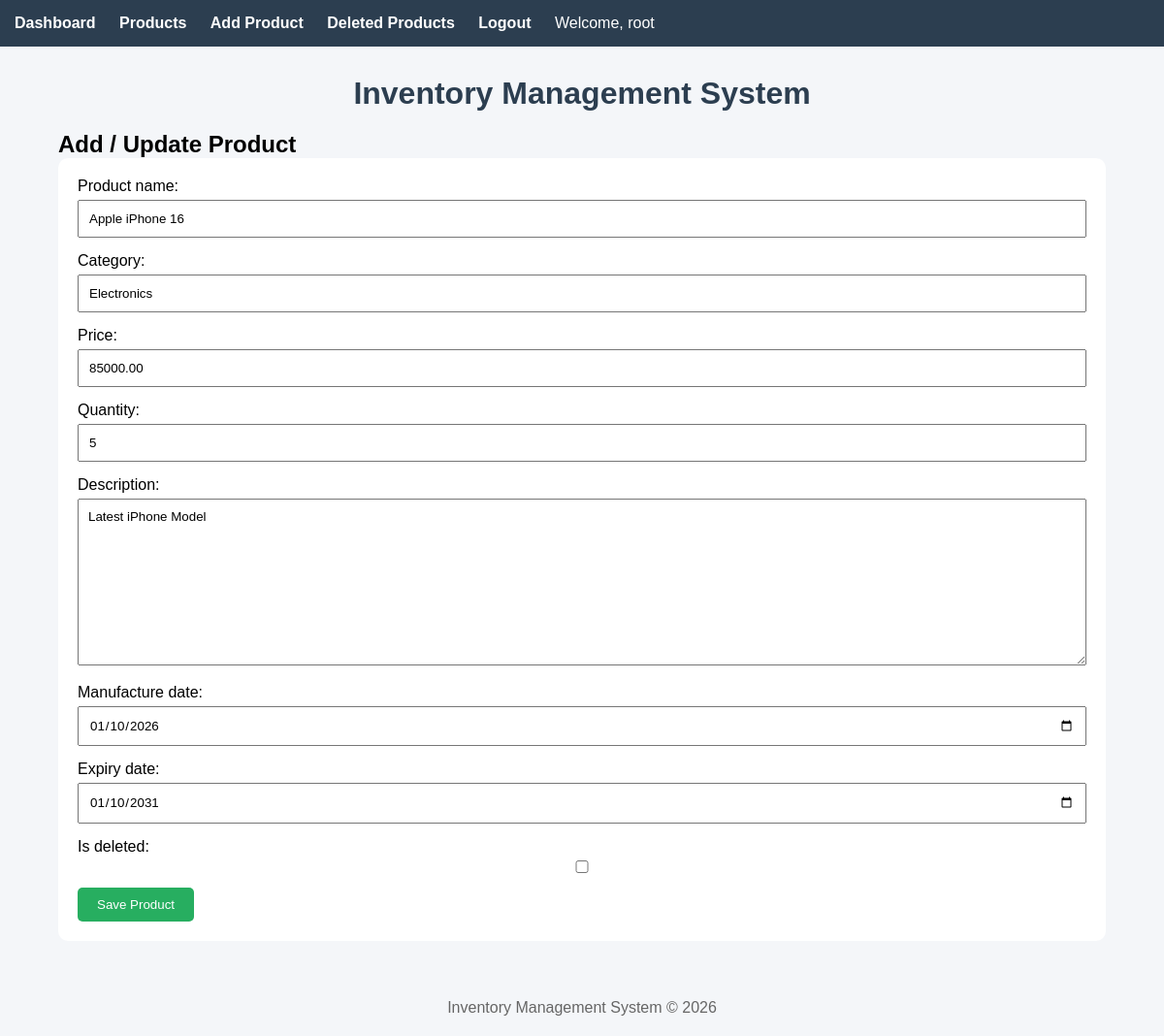
Page /update/4/ (signed in) on the committed database.
### products/models.py (models this page shows, shortened)
class Product(models.Model):
    product_name = models.CharField(max_length=100)
    category = models.CharField(max_length=100)
    price = models.DecimalField(
        max_digits=10,
        decimal_places=2
    )
    quantity = models.IntegerField()
    description = models.TextField()
    manufacture_date = models.DateField()
    expiry_date = models.DateField()
    created_at = models.DateTimeField(
        auto_now_add=True
    )
    is_deleted = models.BooleanField(
        default=False
    )

### products/views.py (the view)
# urls.py: path('update/<int:id>/',views.product_update,name='product_update'),
@login_required
def product_update(request, id):
    product = get_object_or_404(
        Product,
        id=id
    )
    if request.method == 'POST':
        form = ProductForm(
            request.POST,
            instance=product
        )
        if form.is_valid():
            form.save()
            return redirect('product_list')
    else:
        form = ProductForm(
            instance=product
        )
    return render(request,'product_form.html',{'form': form})

### products/forms.py
class ProductForm(forms.ModelForm):
    class Meta:
        model = Product
        fields = '__all__'
        widgets = {
            'manufacture_date': forms.DateInput(
                attrs={'type': 'date'}
            ),
            'expiry_date': forms.DateInput(
                attrs={'type': 'date'}
            ),
        }

### products/templates/product_form.html (shortened to what this page needs)
{% extends 'base.html' %}
{% block content %}
<h2>Add / Update Product</h2>
<form method="POST">
    {{ form.as_p }}
    <button type="submit">
        Save Product
    </button>
</form>
{% endblock %}

### products/templates/base.html (shortened to what this page needs)
<!DOCTYPE html>
<html>
<head>
</head>
<body>
    {% if user.is_authenticated %}
    <div class="navbar">
        <a href="{% url 'dashboard' %}">
            Dashboard
        </a>
        <a href="{% url 'product_list' %}">
            Products
        </a>
        <a href="{% url 'product_create' %}">
            Add Product
        </a>
        <a href="{% url 'deleted_products' %}">
            Deleted Products
        </a>
        <a href="{% url 'logout' %}">
            Logout
        </a>
        <span style="color:white; margin-right:20px;">
            Welcome, {{ user.username }}
        </span>
    </div>
    {% endif %}
    <div class="container">
        <h1>Inventory Management System</h1>
        {% block content %}
        {% endblock %}
    </div>
    <footer>
        Inventory Management System © 2026
    </footer>
</body>
</html>

### products/templates/base.html (style rules this page uses)
* { margin: 0; padding: 0; box-sizing: border-box; font-family: Arial, sans-serif; }
body { background: #f4f6f9; }
.navbar { background: #2c3e50; padding: 15px; }
.navbar a { color: white; text-decoration: none; margin-right: 20px; font-weight: bold; }
.container { width: 90%; margin: 30px auto; }
h1 { text-align: center; color: #2c3e50; margin-bottom: 20px; }
form { background: white; padding: 20px; border-radius: 10px; }
input, textarea, select { width: 100%; padding: 10px; margin-top: 5px; margin-bottom: 15px; }
button { background: #27ae60; color: white; padding: 10px 20px; border: none; border-radius: 5px; }
footer { text-align:center; padding:20px; margin-top:40px; color:#666; }

### rows in the picture
Product: product_name "Apple iPhone 16", category "Electronics", price "85000.00", quantity "5", description "Latest iPhone Model", manufacture_date "01/10/2026", expiry_date "01/10/2031"

### other values in the picture
{{ user.username }} "root"
